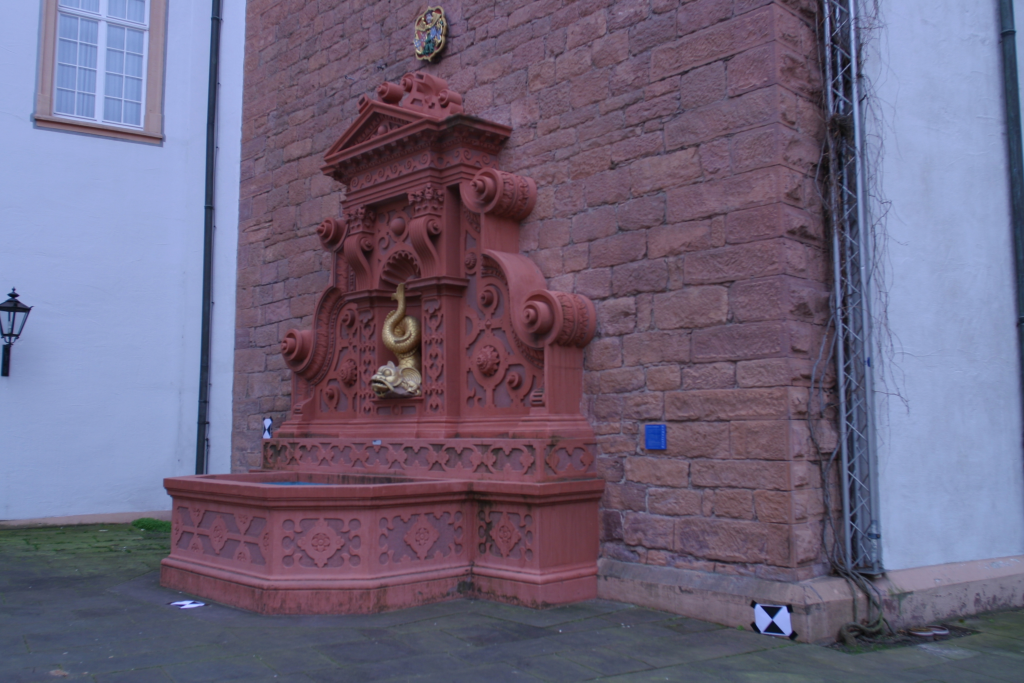
#> input picture Data/0000.jpg, 3072 x 2048 px (shown at 1/3 size)
$ python sfm.py --input_folder ../Data
#> lines starting #> are read from the running program, lines starting #| are printed output that depends on the picture
#!/usr/bin/env python3
"""
Structure from Motion 3D Reconstruction

This script reconstructs a sparse 3D point cloud from a sequence of images using the following pipeline:

1. Preprocessing and Initialization:
    - Loads all images (supports JPG and PNG) from a user-defined folder.
    - Optionally downsamples the images to reduce computation cost.
    - Uses the first two images for initialization.

2. Feature Extraction & Matching:
    - Uses SIFT to extract keypoints and descriptors.
    - Matches features using a FLANN-based KNN matcher and applies Lowe’s ratio test.

3. Relative Pose Estimation:
    - Computes the Essential Matrix from the matched keypoints.
    - Decomposes the Essential Matrix to recover the relative rotation and translation.

4. Triangulation & Initial 3D Point Cloud Construction:
    - Triangulates matched keypoints to build an initial 3D point cloud.
    - Computes the reprojection error to assess accuracy.

5. Iterative PnP Registration and Point Cloud Update:
    - For each subsequent image, finds common keypoints, estimates the new camera pose via PnP,
      triangulates both common and new points, and accumulates them into the point cloud.

6. Final Output:
    - Saves the reconstructed 3D point cloud (with pixel colors) to a PLY file.

Usage:
    python sfm.py --input_folder /path/to/images --downsample 2.0 --output sparse.ply [--K /path/to/calibration.txt]
"""

import os
import cv2
import glob
import numpy as np
import argparse
import sys

def parse_args():
    parser = argparse.ArgumentParser(description='Structure from Motion 3D Reconstruction')
    parser.add_argument('--input_folder', type=str, required=True,
                        help='Path to folder containing input images (jpg, png)')
    parser.add_argument('--downsample', type=float, default=2.0,
                        help='Downsampling scale factor (default: 2.0, e.g., 2.0 means one pyrDown step)')
    parser.add_argument('--output', type=str, default='sparse.ply',
                        help='Output PLY file name (default: sparse.ply)')
    parser.add_argument('--K', type=str, default=None,
                        help='Path to a txt file containing a 3x3 camera calibration matrix')
    return parser.parse_args()

def subsample(image, down_sample_factor):
    """
    Downsamples the image by the given factor (assumes factor is a power of 2).
    """
    try:
        # Compute number of pyrDown steps (log2(down_sample_factor))
        steps = int(round(np.log2(down_sample_factor)))
        for _ in range(steps):
            image = cv2.pyrDown(image)
        return image
    except Exception as e:
        raise Exception("Error in subsampling image: " + str(e))

def triangulation(proj_ref, proj_next, kp1, kp2):
    """
    Triangulates matched keypoints given two projection matrices.
    Internally, keypoints are transposed for OpenCV's triangulation function,
    but the original (N,2) arrays are returned.
    """
    try:
        kp1_t = kp1.T  # shape: (2, N)
        kp2_t = kp2.T  # shape: (2, N)
        cloud = cv2.triangulatePoints(proj_ref, proj_next, kp1_t, kp2_t)
        cloud /= cloud[3]
        return kp1, kp2, cloud
    except Exception as e:
        raise Exception("Error in triangulation: " + str(e))

def perspective_n_point(cloud, kp1, kp2, K):
    """
    Estimates the camera pose using the Perspective-n-Point (PnP) algorithm.
    Input keypoints (kp1 and kp2) are expected to be of shape (N, 2).
    Returns rotation, translation, and the inlier keypoints and corresponding 3D points.
    """
    try:
        dist_coeff = np.zeros((5, 1))
        ret, rvec, tvec, inliers = cv2.solvePnPRansac(cloud, kp1, K, dist_coeff, flags=cv2.SOLVEPNP_ITERATIVE)
        inliers = inliers.flatten()
        R, _ = cv2.Rodrigues(rvec)
        return R, tvec, kp2[inliers], cloud[inliers], kp1[inliers]
    except Exception as e:
        raise Exception("Error in perspective_n_point: " + str(e))

def reprojection_error(cloud, kp, trans_mat, K):
    """
    Projects 3D points back onto the image plane and computes the reprojection error.
    The input 'kp' is expected to be of shape (N, 2) and the projected points will be (N, 2).
    """
    try:
        R, _ = cv2.Rodrigues(trans_mat[:3, :3])
        kp_reprojected, _ = cv2.projectPoints(cloud, R, trans_mat[:3, 3], K, distCoeffs=None)
        kp_reprojected = np.float32(kp_reprojected[:, 0, :])  # shape: (N, 2)
        # Optional check: ensure shapes match
        if kp_reprojected.shape != kp.shape:
            raise Exception(f"Shape mismatch: reprojected {kp_reprojected.shape} vs original {kp.shape}")
        error = cv2.norm(kp_reprojected, kp, cv2.NORM_L2)
        return error / len(kp_reprojected), cloud, kp_reprojected
    except Exception as e:
        raise Exception("Error in reprojection_error: " + str(e))

def three_view_points(kp2, kp2_dash, kp3):
    """
    Identifies keypoints common to three consecutive views and those unique to the new view.

    Parameters:
      kp2: keypoints from image n-1 to n.
      kp2_dash: keypoints from image n to n+1 (first set).
      kp3: keypoints from image n to n+1 (second set).

    Returns:
      index1: indices of keypoints common in the first two sets.
      kp2_dash_common: common keypoints from kp2_dash.
      kp3_common: common keypoints from kp3.
      kp2_dash_uncommon, kp3_uncommon: keypoints unique to the new view.
    """
    try:
        index1 = []
        index2 = []
        for i in range(kp2.shape[0]):
            # Check if the keypoint in kp2 appears in kp2_dash (element-wise comparison)
            if (kp2[i, :] == kp2_dash).any():
                index1.append(i)
            x = np.where(kp2_dash == kp2[i, :])
            if x[0].size != 0:
                index2.append(x[0][0])
        # Identify keypoints not common in the new view
        kp3_uncommon = []
        kp2_dash_uncommon = []
        for k in range(kp3.shape[0]):
            if k not in index2:
                kp3_uncommon.append(list(kp3[k, :]))
                kp2_dash_uncommon.append(list(kp2_dash[k, :]))
        index1 = np.array(index1)
        index2 = np.array(index2)
        kp2_dash_common = kp2_dash[index2]
        kp3_common = kp3[index2]
        return index1, kp2_dash_common, kp3_common, np.array(kp2_dash_uncommon), np.array(kp3_uncommon)
    except Exception as e:
        raise Exception("Error in three_view_points: " + str(e))

def get_features(image1, image2):
    """
    Extracts SIFT features from two images and returns matched keypoints.
    The returned keypoints are in shape (N, 2).
    """
    try:
        gray1 = cv2.cvtColor(image1, cv2.COLOR_BGR2GRAY)
        gray2 = cv2.cvtColor(image2, cv2.COLOR_BGR2GRAY)
        # Use SIFT (compatible with OpenCV >=4.4; fallback to xfeatures2d if needed)
        try:
            sift = cv2.SIFT_create()
        except Exception:
            sift = cv2.xfeatures2d.SIFT_create()
        kp1, des1 = sift.detectAndCompute(gray1, None)
        kp2, des2 = sift.detectAndCompute(gray2, None)
        des1 = np.float32(des1)
        des2 = np.float32(des2)
        # FLANN-based matching
        FLANN_INDEX_KDTREE = 1
        index_params = dict(algorithm=FLANN_INDEX_KDTREE, trees=10) # change this to get better results (default trees=5)
        search_params = dict(checks=200) # change this to get better results (default checks=50)
        flann = cv2.FlannBasedMatcher(index_params, search_params)
        matches = flann.knnMatch(des1, des2, k=2)
        filtered_matches = []
        for m, n in matches:
            if m.distance < 0.7 * n.distance:
                filtered_matches.append(m)
        kp1 = np.float32([kp1[m.queryIdx].pt for m in filtered_matches])
        kp2 = np.float32([kp2[m.trainIdx].pt for m in filtered_matches])
        return kp1, kp2
    except Exception as e:
        raise Exception("Error in get_features: " + str(e))

def output(final_cloud, pixel_colour, output_filename):
    """
    Saves the reconstructed 3D point cloud (with colors) to a PLY file.
    """
    try:
        # Scale the 3D points for visualization (adjust the factor as needed)
        output_points = final_cloud.reshape(-1, 3) * 200 # default 200
        output_colors = pixel_colour.reshape(-1, 3)
        mesh = np.hstack([output_points, output_colors])
        # Optionally, clean the point cloud by removing outliers
        mesh_mean = np.mean(mesh[:, :3], axis=0)
        diff = mesh[:, :3] - mesh_mean
        distance = np.sqrt(np.sum(diff**2, axis=1))
        index = np.where(distance < np.mean(distance) + 300)
        mesh = mesh[index]
        ply_header = '''ply
format ascii 1.0
element vertex %(vert_num)d
property float x
property float y
property float z
property uchar blue
property uchar green
property uchar red
end_header
'''
        with open(output_filename, 'w') as f:
            f.write(ply_header % dict(vert_num=len(mesh)))
            np.savetxt(f, mesh, fmt='%f %f %f %d %d %d')
        print("Point cloud processed, cleaned and saved successfully to", output_filename)
    except Exception as e:
        raise Exception("Error in output function: " + str(e))

def main():
    args = parse_args()

    # --------------------------------------------------
    # 1. Dataset Preparation: Load images from folder
    # --------------------------------------------------
    image_extensions = ['*.jpg', '*.jpeg', '*.png']
    image_paths = []
    for ext in image_extensions:
        image_paths.extend(glob.glob(os.path.join(args.input_folder, ext)))
    if len(image_paths) < 2:
        print("Error: Need at least 2 images for initialization.")
        sys.exit(1)
    image_paths = sorted(image_paths)

    dataset = []
    for path in image_paths:
        img = cv2.imread(path)
#> img is the input picture: shape (2048, 3072, 3); mean B, G, R 124.7, 100.2, 109.2
        if img is None:
            print(f"Error: Unable to read image {path}")
            sys.exit(1)
        dataset.append(img)

    # --------------------------------------------------
    # 2. Camera Intrinsics Setup
    # --------------------------------------------------
    down_sample = args.downsample
    # If a calibration file is provided, load K from the file
    if args.K is not None:
        try:
            K = np.loadtxt(args.K)
            if K.shape != (3, 3):
                raise ValueError("Calibration matrix must be 3x3.")
            # Adjust K for the downsampling factor
            K[0,0] /= down_sample
            K[1,1] /= down_sample
            K[0,2] /= down_sample
            K[1,2] /= down_sample
            print("Loaded calibration matrix K from file:")
        except Exception as e:
            print(f"Error loading calibration matrix from {args.K}: {e}")
            sys.exit(1)
    else:
        # Use default intrinsics computed from the first image dimensions.
        h, w, _ = dataset[0].shape
#> h = 2048; w = 3072
        fx = w
#> fx = 3072
        fy = w  # assuming square pixels
#> fy = 3072
        cx = w / 2
#> cx = 1536
        cy = h / 2
#> cy = 1024
        K = np.array([[fx, 0, cx],
                      [0, fy, cy],
                      [0,  0,  1]], dtype=np.float64)
        # Adjust K for the downsampling factor
        K[0,0] /= down_sample
        K[1,1] /= down_sample
        K[0,2] /= down_sample
        K[1,2] /= down_sample
        print("Using default computed calibration matrix K:")

    print(K)
#| [[1.536e+03 0.000e+00 7.680e+02]
#|  [0.000e+00 1.536e+03 5.120e+02]
#|  [0.000e+00 0.000e+00 1.000e+00]]

    # --------------------------------------------------
    # 3. Initialization
    # --------------------------------------------------
    initial = np.array([[1, 0, 0, 0],
                        [0, 1, 0, 0],
                        [0, 0, 1, 0]])
    proj_1 = K @ initial
    trans_12 = np.empty((3, 4))
    proj_ref = proj_1
    final_cloud = np.zeros((1, 3))
    pixel_colour = np.zeros((1, 3))

    try:
        # Downsample the first two images to reduce computation
        image1 = subsample(dataset[0], down_sample)
        image2 = subsample(dataset[1], down_sample)
#> the loop in subsample (call 2), `for _ in range(steps):` made 1 pass
#> pass 1, in subsample (call 2), `image = cv2.pyrDown(image)`:
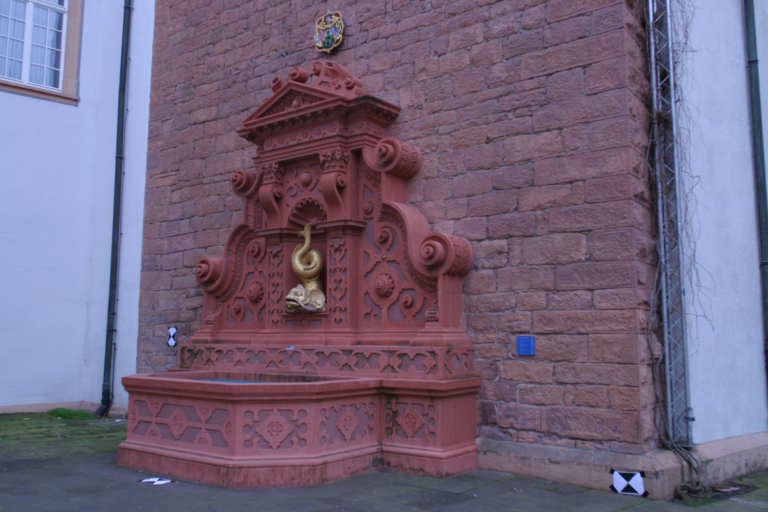
#> image: shape (1024, 1536, 3) (shown at 1/2 size); mean of channels 0, 1, 2 123.4, 100, 113.6; drawn as B, G, R
    except Exception as e:
        print(e)
        sys.exit(1)

    # --------------------------------------------------
    # 4. Feature Extraction & Matching (Initialization)
    # --------------------------------------------------
    try:
        kp1, kp2 = get_features(image1, image2)
#> in get_features, `gray1 = cv2.cvtColor(image1, cv2.COLOR_BGR2GRAY)`:
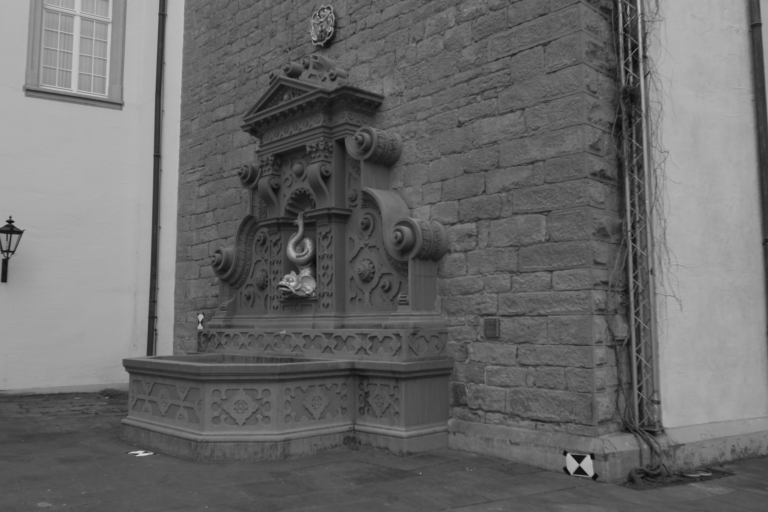
#> gray1: shape (1024, 1536) (shown at 1/2 size); min 9, max 211, mean 105.7
#> in get_features, `gray2 = cv2.cvtColor(image2, cv2.COLOR_BGR2GRAY)`:
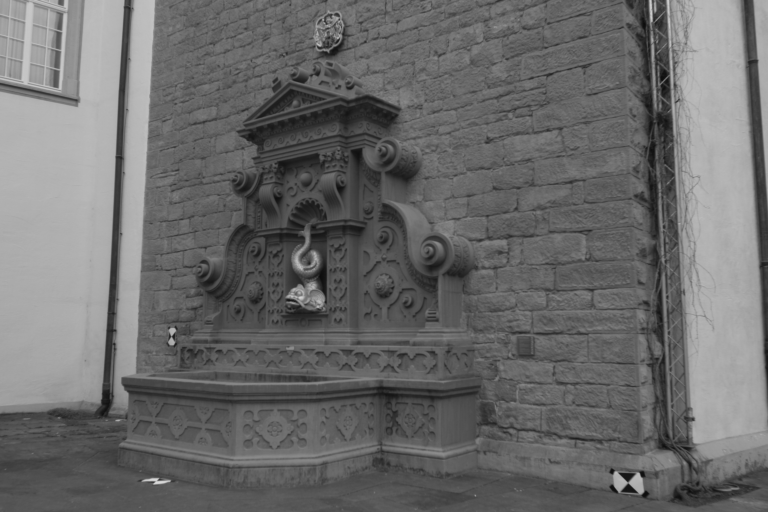
#> gray2: shape (1024, 1536) (shown at 1/2 size); min 12, max 220, mean 106.7
#> in get_features, `kp1, des1 = sift.detectAndCompute(gray1, None)`: kp1 = 2835 keypoints; strongest (x, y, size): (1158, 917, 11.3), (1159, 941, 10.6), (281, 907, 8.7), (1175, 929, 16.1)
#> in get_features, `kp2, des2 = sift.detectAndCompute(gray2, None)`: kp2 = 3368 keypoints; strongest (x, y, size): (1255, 953, 12.1), (343, 684, 7.9), (1274, 965, 17.4), (345, 662, 8.3)
#> in get_features, `matches = flann.knnMatch(des1, des2, k=2)`: matches = 2835 matches
#> after the loop in get_features, `for m, n in matches:`: filtered_matches = 1130 matches
#> in get_features, `kp1 = np.float32([kp1[m.queryIdx].pt for m in filtered_matches])`: kp1 = 1130 pairs, first value 110.5 to 1519, second value 5.6 to 958
#> in get_features, `kp2 = np.float32([kp2[m.trainIdx].pt for m in filtered_matches])`: kp2 = 1130 pairs, first value 9.55 to 1527.3, second value 5.77 to 992.9
    except Exception as e:
        print(e)
        sys.exit(1)

    # --------------------------------------------------
    # 5. Relative Pose Estimation Between the First Two Images
    # --------------------------------------------------
    try:
        E, mask = cv2.findEssentialMat(kp1, kp2, K, method=cv2.RANSAC, prob=0.999, threshold=0.4)
#> E = [[0.00304, 0.0356, 0.0135], [-0.151, 0.0145, -0.691], [0.00504, 0.706, 0.0131]]; mask = 1130 values, max 1 at index 0, min 0 at index 4, mean 0.847
        kp1 = kp1[mask.ravel() == 1]
#> kp1 = 957 pairs, first value 110.5 to 1519, second value 5.6 to 958
        kp2 = kp2[mask.ravel() == 1]
#> kp2 = 957 pairs, first value 9.55 to 1511.7, second value 5.77 to 992.9
    except Exception as e:
        print("Error in Essential Matrix computation:", e)
        sys.exit(1)

    try:
        _, rot, trans, mask_pose = cv2.recoverPose(E, kp1, kp2, K)
#> rot = [[0.986, -0.0225, -0.164], [0.0254, 1, 0.0155], [0.163, -0.0195, 0.986]]; trans = [0.999, 0.0185, -0.0507]; mask_pose = 957 values from 255 to 255
        trans = trans.ravel()
        trans_12[:3, :3] = rot @ initial[:3, :3]
        trans_12[:3, 3] = initial[:3, 3] + (initial[:3, :3] @ trans)
        proj_2 = K @ trans_12
        # Optionally filter keypoints using mask_pose
        kp1 = kp1[mask_pose.ravel() > 0]
        kp2 = kp2[mask_pose.ravel() > 0]
    except Exception as e:
        print("Error in recovering pose:", e)
        sys.exit(1)

    # --------------------------------------------------
    # 6. Triangulation & Initial 3D Point Cloud Construction
    # --------------------------------------------------
    try:
        kp1, kp2, cloud = triangulation(proj_1, proj_2, kp1, kp2)
        # Convert from homogeneous coordinates
        cloud = cv2.convertPointsFromHomogeneous(cloud.T)
#> cloud = 957 rows, first 8: [-3.32, -1.89, 7.76], [-3.2, -1.72, 7.82], [-3.18, -1.69, 7.82], [-3.16, -1.7, 7.83], [-2.91, 1.34, 7.25], [-3.12, -2.46, 7.9], [-2.9, 1.35, 7.44], [-3.01, -1.69, 7.92]
        # Call reprojection_error with keypoints in shape (N,2) (no transpose)
        error, cloud, repro_pts = reprojection_error(cloud, kp2, trans_12, K)
#> in reprojection_error, `kp_reprojected, _ = cv2.projectPoints(cloud, R, trans_mat[:3, 3], K, d..`: kp_reprojected = 957 rows, first 8: [9.55, 115.5], [40.11, 155.5], [44.67, 163.8], [49.82, 162.2], [49.38, 837.4], [67.73, 5.48], [64.97, 830.4], [88.01, 170.6]
#> in reprojection_error, `kp_reprojected = np.float32(kp_reprojected[:, 0, :])`: kp_reprojected = 957 pairs, first value 9.55 to 1511.7, second value 5.48 to 992.9
#> in reprojection_error, `error = cv2.norm(kp_reprojected, kp, cv2.NORM_L2)`: error = 4.05
#> error = 0.00423; repro_pts has the same summary as kp_reprojected in reprojection_error
        print("Reprojection Error after 2 images:", np.round(error, 4))
#| Reprojection Error after 2 images: 0.0042
        # Initiate the PnP pipeline (for debugging; result not used further here)
        R_pnp, t_pnp, kp2_valid, cloud, kp1_valid = perspective_n_point(cloud[:, 0, :], kp1, kp2, K)
#> in perspective_n_point, `ret, rvec, tvec, inliers = cv2.solvePnPRansac(cloud, kp1, K, dist_coef..`: ret = True; rvec = [0.000274, 2.06e-05, -2.7e-05]; tvec = [-0.000103, 0.00153, -5.54e-05]; inliers = 957 values from 0 to 956
#> in perspective_n_point, `R, _ = cv2.Rodrigues(rvec)`: R = [[1, 2.7e-05, 2.06e-05], [-2.7e-05, 1, -0.000274], [-2.06e-05, 0.000274, 1]]
#> R_pnp has the same summary as R in perspective_n_point; t_pnp = [-0.000103, 0.00153, -5.54e-05]; kp2_valid has the same summary as kp2; kp1_valid has the same summary as kp1
    except Exception as e:
        print("Error during initial triangulation and PnP:", e)
        sys.exit(1)

    # --------------------------------------------------
    # 7. Iterative PnP Registration and Point Cloud Update
    # --------------------------------------------------
    for i in range(len(dataset) - 2):
        try:
            if i > 0:
                # Update reference by re-triangulating the previous matches
                kp1, kp2, cloud = triangulation(proj_1, proj_2, kp1, kp2)
                # Convert from homogeneous coordinates and extract 3D points
                cloud = cv2.convertPointsFromHomogeneous(cloud.T)
                cloud = cloud[:, 0, :]
            new_image = dataset[i + 2]
            new_image = subsample(new_image, down_sample)
            kp2_dash, kp3 = get_features(image2, new_image)

            # Identify keypoints common to the three views
            index, kp2_dash_common, kp3_common, kp2_dash_uncommon, kp3_uncommon = three_view_points(kp2, kp2_dash, kp3)

            # Estimate camera pose using the common keypoints via PnP
            R, t, kp3_common, cloud_common, kp2_dash_common = perspective_n_point(cloud[index], kp3_common, kp2_dash_common, K)
            trans_mat_new = np.hstack((R, t))
            proj_new = K @ trans_mat_new
            error1, cloud_common, kp_projected = reprojection_error(cloud_common, kp3_common, trans_mat_new, K)

            # Triangulate the new (non-common) points
            kp2_dash_uncommon, kp3_uncommon, cloud_new = triangulation(proj_2, proj_new, kp2_dash_uncommon, kp3_uncommon)
            cloud_new = cv2.convertPointsFromHomogeneous(cloud_new.T)
            error2, cloud_new, kp_reprojected = reprojection_error(cloud_new, kp3_uncommon, trans_mat_new, K)

            print("Reprojection Error after " + str(i + 3) + " images:", np.round(error1 + error2, 4))

            # Stack the new 3D points into the final point cloud
            final_cloud = np.vstack((final_cloud, cloud_new[:, 0, :]))

            # Retrieve pixel colors from the new image at the keypoint locations
            kp_for_intensity = np.array(kp3_uncommon, dtype=np.int32)
            colors = []
            for intensity in kp_for_intensity:
                x, y = intensity[0], intensity[1]
                if y < new_image.shape[0] and x < new_image.shape[1]:
                    colors.append(new_image[y, x])
                else:
                    colors.append([0, 0, 0])
            colors = np.array(colors)
            pixel_colour = np.vstack((pixel_colour, colors))

            # Update variables for the next iteration
            proj_1 = proj_2
            proj_2 = proj_new
            image2 = new_image
            kp1 = kp2_dash
            kp2 = kp3
        except Exception as e:
            print(f"Error during processing image index {i + 2}: {e}")
#> this loop made 0 passes

    # --------------------------------------------------
    # 8. Final Output: Save the point cloud to a PLY file
    # --------------------------------------------------
    try:
        output(final_cloud, pixel_colour, args.output)
#> in output, `mesh = np.hstack([output_points, output_colors])`: mesh = [[0, 0, 0, 0, 0, 0]]
#> in output, `mesh_mean = np.mean(mesh[:, :3], axis=0)`: mesh_mean = [0, 0, 0]
#> in output, `diff = mesh[:, :3] - mesh_mean`: diff = [[0, 0, 0]]
#> in output, `distance = np.sqrt(np.sum(diff**2, axis=1))`: distance = [0]
#> in output, `index = np.where(distance < np.mean(distance) + 300)`: index = ([0],)
    except Exception as e:
        print(e)
        sys.exit(1)

if __name__ == '__main__':
    main()
